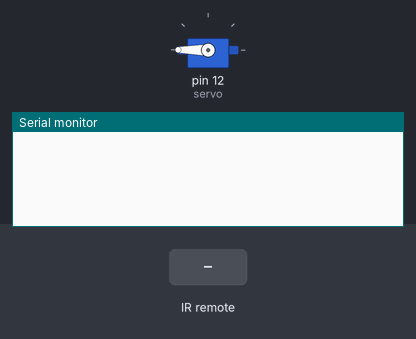
Recording of a sketch running on a simulated Arduino Uno, built with avr-gcc and run on an emulated ATmega328P. Parts: servo, the last lines printed to the serial monitor. The inputs (shaded band) are chosen by the test bench.

Above: at 1.8 s.
1.9 s: infrared code 0xFF629D received
At 3.2 s:
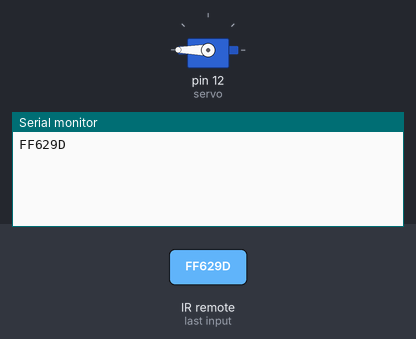
3.5 s: infrared code 0xFFA25D received
At 5.0 s:
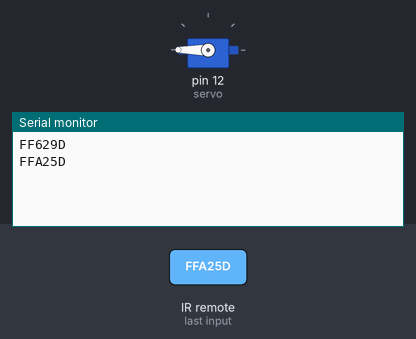

Measured:
- after the input at 1.9 s, the serial monitor: prints a new line after 0.10 s (image 1)
- after the input at 3.5 s, the serial monitor: prints a new line after 0.50 s (image 2)

The sketch:

testServoIR.ino
```cpp
// Written by: Mohamed Soliman
// This code is for controlling servo motor with IR remote control
// When clicking at any of two buttons the motor is toggling between the rotation and stop

#include <IRremote.h>      //must copy IRremote library to arduino libraries

#include <Servo.h>

#define plus 0xFF629D //clockwise rotation button
#define minus 0xFFA25D //counter clockwise rotation button

int RECV_PIN = 8; //IR receiver pin
Servo servo;
int val; //rotation angle
bool cwRotation, ccwRotation; //the states of rotation

IRrecv irrecv(RECV_PIN);

decode_results results;

void setup() {
    Serial.begin(9600);
    irrecv.enableIRIn(); // Start the receiver

}

void loop() {
    if (irrecv.decode( & results)) {
        Serial.println(results.value, HEX);
        irrecv.resume(); // Receive the next value

        if (results.value == plus) {

            cwRotation = !cwRotation; //toggle the rotation value
            ccwRotation = false; //no rotation in this direction
        }

        if (results.value == minus) {
            ccwRotation = !ccwRotation; //toggle the rotation value
            cwRotation = false; //no rotation in this direction

        }
    }
    if (cwRotation && (val != 175)) {
        val++; //for colockwise button
    }
    if (ccwRotation && (val != 0)) {
        val--; //for counter colockwise button
    }
    servo.write(0);
    servo.attach(12); //servo pin
    servo.write(180);
    servo.detach();
    delay(1000); //General speed
}
```
